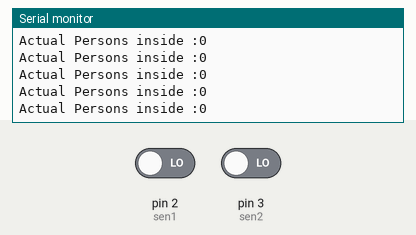
Recording of a sketch running on a simulated Arduino Uno, built with avr-gcc and run on an emulated ATmega328P. On the bench: the last lines printed to the serial monitor. Inputs (shaded band) come from the test bench; at power-on: pin 2 (sen1) LOW, pin 3 (sen2) LOW.

Above: at 1.2 s.
1.3 s: pin 2 (sen1) driven HIGH
At 1.8 s:
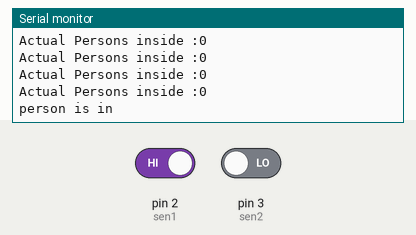
3.6 s: pin 2 (sen1) driven LOW and pin 3 (sen2) driven HIGH
At 4.6 s:
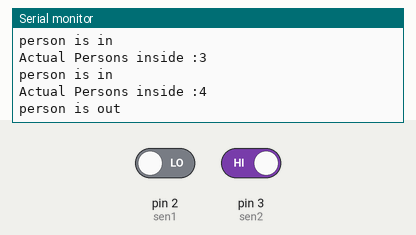
Timing chart, 0 to 6.6 s (numbered marks = the images above; inputs shaded):
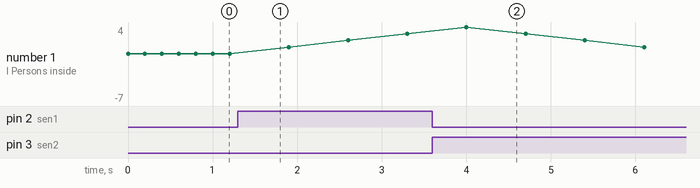

Measured:
- after the input at 1.3 s, the serial monitor: prints a new line after 0.10 s (image 1)
- after the input at 3.6 s, the serial monitor: prints a new line after 0.60 s (image 2)
- plotted number 1: 0 → 3 after the input at 1.3 s, 3 → -7 after the input at 3.6 s

The sketch:

_1.ino
```cpp
int sen1= 2;
int sen2=3;
int val1=0;
int val2=0;
int in=0;
int out=0;
int Actual=0;
unsigned long timer =0;
unsigned long intervel=1000;

void setup()
{
  Serial.begin(9600);
  pinMode(sen1, INPUT);
  pinMode(sen2, INPUT);

}
void loop()
{
  val1=digitalRead(sen1);
  val2=digitalRead(sen2);

  if(val1==HIGH && val2==LOW)
  {
    Serial.println("person is in");
    in++;
    delay(500);

  }
  if(val2==HIGH && val1==LOW)
  {
    Serial.println("person is out");
    out++;
    delay(500);

  }
  if(val1==LOW && val2==LOW)
  {

  }
  if(val1==HIGH && val2==HIGH)
  {

  }
  Actual=in-out;
  Serial.print("Actual Persons inside :");
  Serial.println(Actual);
  delay(200);
  }
```
